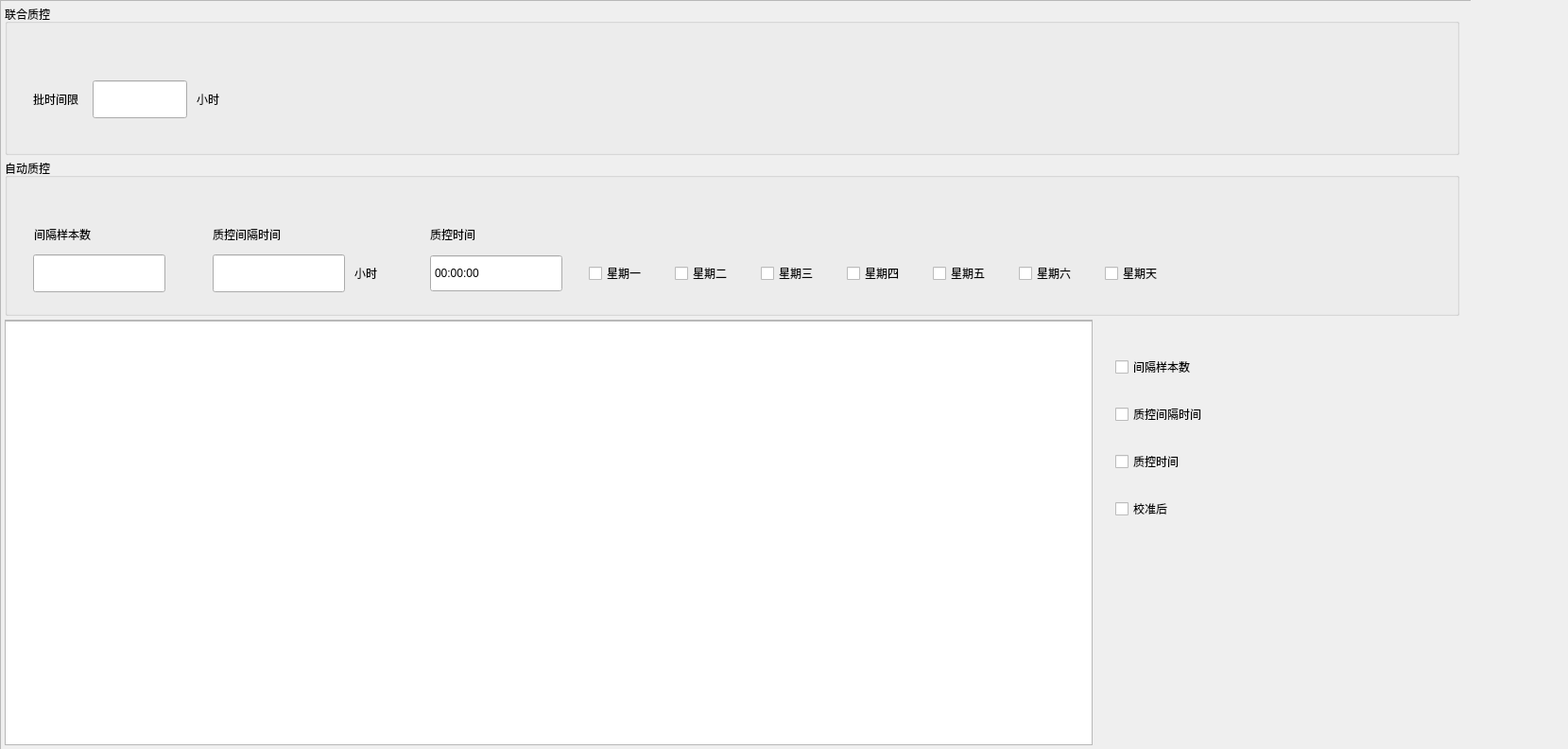
<?xml version="1.0" encoding="UTF-8"?>
<ui version="4.0">
 <class>QcParamSettingsWidget</class>
 <widget class="QWidget" name="QcParamSettingsWidget">
  <property name="geometry">
   <rect>
    <x>0</x>
    <y>0</y>
    <width>1659</width>
    <height>792</height>
   </rect>
  </property>
  <property name="windowTitle">
   <string>QcParamSettingsWidget</string>
  </property>
  <widget class="QFrame" name="line_h_2">
   <property name="geometry">
    <rect>
     <x>5</x>
     <y>338</y>
     <width>1151</width>
     <height>1</height>
    </rect>
   </property>
   <property name="frameShape">
    <enum>QFrame::StyledPanel</enum>
   </property>
   <property name="frameShadow">
    <enum>QFrame::Raised</enum>
   </property>
   <property name="lines" stdset="0">
    <string>solid</string>
   </property>
  </widget>
  <widget class="QFrame" name="line_v">
   <property name="geometry">
    <rect>
     <x>1155</x>
     <y>338</y>
     <width>1</width>
     <height>450</height>
    </rect>
   </property>
   <property name="frameShape">
    <enum>QFrame::StyledPanel</enum>
   </property>
   <property name="frameShadow">
    <enum>QFrame::Raised</enum>
   </property>
   <property name="lines" stdset="0">
    <string>solid</string>
   </property>
  </widget>
  <widget class="QFrame" name="line_h">
   <property name="geometry">
    <rect>
     <x>0</x>
     <y>0</y>
     <width>1556</width>
     <height>1</height>
    </rect>
   </property>
   <property name="frameShape">
    <enum>QFrame::StyledPanel</enum>
   </property>
   <property name="frameShadow">
    <enum>QFrame::Raised</enum>
   </property>
   <property name="lines" stdset="0">
    <string>solid</string>
   </property>
  </widget>
  <widget class="QFrame" name="line_v_3">
   <property name="geometry">
    <rect>
     <x>5</x>
     <y>339</y>
     <width>1</width>
     <height>449</height>
    </rect>
   </property>
   <property name="frameShape">
    <enum>QFrame::StyledPanel</enum>
   </property>
   <property name="frameShadow">
    <enum>QFrame::Raised</enum>
   </property>
   <property name="lines" stdset="0">
    <string>solid</string>
   </property>
  </widget>
  <widget class="QFrame" name="line_h_3">
   <property name="geometry">
    <rect>
     <x>5</x>
     <y>787</y>
     <width>1151</width>
     <height>1</height>
    </rect>
   </property>
   <property name="frameShape">
    <enum>QFrame::StyledPanel</enum>
   </property>
   <property name="frameShadow">
    <enum>QFrame::Raised</enum>
   </property>
   <property name="lines" stdset="0">
    <string>solid</string>
   </property>
  </widget>
  <widget class="QWidget" name="widget_2" native="true">
   <property name="geometry">
    <rect>
     <x>1160</x>
     <y>338</y>
     <width>384</width>
     <height>450</height>
    </rect>
   </property>
   <property name="borders" stdset="0">
    <string>all</string>
   </property>
   <widget class="QCheckBox" name="checkBoxQcTime">
    <property name="geometry">
     <rect>
      <x>20</x>
      <y>130</y>
      <width>350</width>
      <height>40</height>
     </rect>
    </property>
    <property name="text">
     <string>质控时间</string>
    </property>
   </widget>
   <widget class="QCheckBox" name="checkBoxQcIntervSamp">
    <property name="geometry">
     <rect>
      <x>20</x>
      <y>30</y>
      <width>350</width>
      <height>40</height>
     </rect>
    </property>
    <property name="text">
     <string>间隔样本数</string>
    </property>
   </widget>
   <widget class="QCheckBox" name="checkBoxQcIntervHours">
    <property name="geometry">
     <rect>
      <x>20</x>
      <y>80</y>
      <width>350</width>
      <height>40</height>
     </rect>
    </property>
    <property name="text">
     <string>质控间隔时间</string>
    </property>
   </widget>
   <widget class="QCheckBox" name="checkBoxAfterCali">
    <property name="geometry">
     <rect>
      <x>20</x>
      <y>180</y>
      <width>350</width>
      <height>40</height>
     </rect>
    </property>
    <property name="text">
     <string>校准后</string>
    </property>
   </widget>
  </widget>
  <widget class="QTableView" name="tableView">
   <property name="geometry">
    <rect>
     <x>5</x>
     <y>339</y>
     <width>1151</width>
     <height>449</height>
    </rect>
   </property>
   <property name="horizontalScrollBarPolicy">
    <enum>Qt::ScrollBarAsNeeded</enum>
   </property>
   <property name="editTriggers">
    <set>QAbstractItemView::NoEditTriggers</set>
   </property>
   <property name="selectionBehavior">
    <enum>QAbstractItemView::SelectRows</enum>
   </property>
   <property name="verticalScrollMode">
    <enum>QAbstractItemView::ScrollPerPixel</enum>
   </property>
   <property name="horizontalScrollMode">
    <enum>QAbstractItemView::ScrollPerPixel</enum>
   </property>
   <property name="showGrid">
    <bool>false</bool>
   </property>
   <attribute name="horizontalHeaderDefaultSectionSize">
    <number>284</number>
   </attribute>
   <attribute name="horizontalHeaderHighlightSections">
    <bool>false</bool>
   </attribute>
   <attribute name="horizontalHeaderStretchLastSection">
    <bool>true</bool>
   </attribute>
   <attribute name="verticalHeaderDefaultSectionSize">
    <number>45</number>
   </attribute>
  </widget>
  <widget class="QGroupBox" name="groupBox_2">
   <property name="geometry">
    <rect>
     <x>5</x>
     <y>5</y>
     <width>1539</width>
     <height>159</height>
    </rect>
   </property>
   <property name="title">
    <string>联合质控</string>
   </property>
   <property name="borders" stdset="0">
    <string>group_tit</string>
   </property>
   <widget class="QWidget" name="widget10" native="true">
    <property name="geometry">
     <rect>
      <x>30</x>
      <y>78</y>
      <width>771</width>
      <height>44</height>
     </rect>
    </property>
    <layout class="QHBoxLayout" name="horizontalLayout_2">
     <property name="spacing">
      <number>15</number>
     </property>
     <property name="leftMargin">
      <number>0</number>
     </property>
     <property name="topMargin">
      <number>0</number>
     </property>
     <property name="rightMargin">
      <number>0</number>
     </property>
     <property name="bottomMargin">
      <number>0</number>
     </property>
     <item>
      <widget class="QLabel" name="label_5">
       <property name="text">
        <string>批时间限</string>
       </property>
      </widget>
     </item>
     <item>
      <layout class="QHBoxLayout" name="horizontalLayout">
       <property name="spacing">
        <number>10</number>
       </property>
       <item>
        <widget class="QLineEdit" name="lineEditQcbatchLimit">
         <property name="minimumSize">
          <size>
           <width>100</width>
           <height>40</height>
          </size>
         </property>
         <property name="maximumSize">
          <size>
           <width>100</width>
           <height>40</height>
          </size>
         </property>
         <property name="maxLength">
          <number>8</number>
         </property>
        </widget>
       </item>
       <item>
        <widget class="QLabel" name="label_6">
         <property name="text">
          <string>小时</string>
         </property>
        </widget>
       </item>
       <item>
        <spacer name="horizontalSpacer">
         <property name="orientation">
          <enum>Qt::Horizontal</enum>
         </property>
         <property name="sizeHint" stdset="0">
          <size>
           <width>40</width>
           <height>20</height>
          </size>
         </property>
        </spacer>
       </item>
      </layout>
     </item>
    </layout>
   </widget>
  </widget>
  <widget class="QFrame" name="line_h_4">
   <property name="geometry">
    <rect>
     <x>0</x>
     <y>792</y>
     <width>1556</width>
     <height>1</height>
    </rect>
   </property>
   <property name="frameShape">
    <enum>QFrame::StyledPanel</enum>
   </property>
   <property name="frameShadow">
    <enum>QFrame::Raised</enum>
   </property>
   <property name="lines" stdset="0">
    <string>solid</string>
   </property>
  </widget>
  <widget class="QFrame" name="line_v_4">
   <property name="geometry">
    <rect>
     <x>0</x>
     <y>0</y>
     <width>1</width>
     <height>793</height>
    </rect>
   </property>
   <property name="frameShape">
    <enum>QFrame::StyledPanel</enum>
   </property>
   <property name="frameShadow">
    <enum>QFrame::Raised</enum>
   </property>
   <property name="lines" stdset="0">
    <string>solid</string>
   </property>
  </widget>
  <widget class="QGroupBox" name="groupBox">
   <property name="geometry">
    <rect>
     <x>5</x>
     <y>168</y>
     <width>1539</width>
     <height>166</height>
    </rect>
   </property>
   <property name="title">
    <string>自动质控</string>
   </property>
   <property name="borders" stdset="0">
    <string notr="true">group_tit</string>
   </property>
   <widget class="QWidget" name="widget1" native="true">
    <property name="geometry">
     <rect>
      <x>30</x>
      <y>29</y>
      <width>1491</width>
      <height>135</height>
     </rect>
    </property>
    <widget class="QLabel" name="labelQcTime">
     <property name="geometry">
      <rect>
       <x>420</x>
       <y>40</y>
       <width>161</width>
       <height>21</height>
      </rect>
     </property>
     <property name="text">
      <string>质控时间</string>
     </property>
    </widget>
    <widget class="QTimeEdit" name="timeEditQcTime">
     <property name="geometry">
      <rect>
       <x>420</x>
       <y>72</y>
       <width>140</width>
       <height>40</height>
      </rect>
     </property>
     <property name="buttonSymbols">
      <enum>QAbstractSpinBox::NoButtons</enum>
     </property>
     <property name="displayFormat">
      <string>HH:mm:ss</string>
     </property>
     <property name="calendarPopup">
      <bool>true</bool>
     </property>
    </widget>
    <widget class="QLabel" name="label_2">
     <property name="geometry">
      <rect>
       <x>1</x>
       <y>40</y>
       <width>190</width>
       <height>21</height>
      </rect>
     </property>
     <property name="text">
      <string>间隔样本数</string>
     </property>
    </widget>
    <widget class="QLineEdit" name="lineEditQcIntervSamp">
     <property name="geometry">
      <rect>
       <x>0</x>
       <y>72</y>
       <width>140</width>
       <height>40</height>
      </rect>
     </property>
     <property name="minimumSize">
      <size>
       <width>140</width>
       <height>40</height>
      </size>
     </property>
     <property name="maximumSize">
      <size>
       <width>140</width>
       <height>40</height>
      </size>
     </property>
     <property name="maxLength">
      <number>8</number>
     </property>
    </widget>
    <widget class="QLabel" name="label_3">
     <property name="geometry">
      <rect>
       <x>190</x>
       <y>40</y>
       <width>201</width>
       <height>21</height>
      </rect>
     </property>
     <property name="text">
      <string>质控间隔时间</string>
     </property>
    </widget>
    <widget class="QLineEdit" name="lineEditQcIntervHours">
     <property name="geometry">
      <rect>
       <x>190</x>
       <y>72</y>
       <width>140</width>
       <height>40</height>
      </rect>
     </property>
     <property name="minimumSize">
      <size>
       <width>140</width>
       <height>40</height>
      </size>
     </property>
     <property name="maximumSize">
      <size>
       <width>140</width>
       <height>40</height>
      </size>
     </property>
     <property name="maxLength">
      <number>8</number>
     </property>
    </widget>
    <widget class="QLabel" name="label">
     <property name="geometry">
      <rect>
       <x>340</x>
       <y>72</y>
       <width>80</width>
       <height>40</height>
      </rect>
     </property>
     <property name="text">
      <string>小时</string>
     </property>
    </widget>
    <widget class="QWidget" name="widget" native="true">
     <property name="geometry">
      <rect>
       <x>578</x>
       <y>72</y>
       <width>911</width>
       <height>40</height>
      </rect>
     </property>
     <layout class="QHBoxLayout" name="horizontalLayout_3">
      <property name="spacing">
       <number>30</number>
      </property>
      <property name="leftMargin">
       <number>10</number>
      </property>
      <property name="topMargin">
       <number>0</number>
      </property>
      <property name="rightMargin">
       <number>0</number>
      </property>
      <property name="bottomMargin">
       <number>0</number>
      </property>
      <item>
       <widget class="QCheckBox" name="checkBox_week1">
        <property name="text">
         <string>星期一</string>
        </property>
       </widget>
      </item>
      <item>
       <widget class="QCheckBox" name="checkBox_week2">
        <property name="text">
         <string>星期二</string>
        </property>
       </widget>
      </item>
      <item>
       <widget class="QCheckBox" name="checkBox_week3">
        <property name="text">
         <string>星期三</string>
        </property>
       </widget>
      </item>
      <item>
       <widget class="QCheckBox" name="checkBox_week4">
        <property name="text">
         <string>星期四</string>
        </property>
       </widget>
      </item>
      <item>
       <widget class="QCheckBox" name="checkBox_week5">
        <property name="text">
         <string>星期五</string>
        </property>
       </widget>
      </item>
      <item>
       <widget class="QCheckBox" name="checkBox_week6">
        <property name="text">
         <string>星期六</string>
        </property>
       </widget>
      </item>
      <item>
       <widget class="QCheckBox" name="checkBox_week0">
        <property name="text">
         <string>星期天</string>
        </property>
       </widget>
      </item>
      <item>
       <spacer name="horizontalSpacer_2">
        <property name="orientation">
         <enum>Qt::Horizontal</enum>
        </property>
        <property name="sizeHint" stdset="0">
         <size>
          <width>40</width>
          <height>20</height>
         </size>
        </property>
       </spacer>
      </item>
     </layout>
    </widget>
   </widget>
  </widget>
  <zorder>widget_2</zorder>
  <zorder>tableView</zorder>
  <zorder>groupBox_2</zorder>
  <zorder>line_h_2</zorder>
  <zorder>line_h</zorder>
  <zorder>line_v</zorder>
  <zorder>line_v_3</zorder>
  <zorder>line_h_3</zorder>
  <zorder>line_h_4</zorder>
  <zorder>line_v_4</zorder>
  <zorder>groupBox</zorder>
 </widget>
 <layoutdefault spacing="6" margin="11"/>
 <tabstops>
  <tabstop>lineEditQcbatchLimit</tabstop>
  <tabstop>lineEditQcIntervSamp</tabstop>
  <tabstop>lineEditQcIntervHours</tabstop>
  <tabstop>timeEditQcTime</tabstop>
  <tabstop>checkBox_week1</tabstop>
  <tabstop>checkBox_week2</tabstop>
  <tabstop>checkBox_week3</tabstop>
  <tabstop>checkBox_week4</tabstop>
  <tabstop>checkBox_week5</tabstop>
  <tabstop>checkBox_week6</tabstop>
  <tabstop>checkBox_week0</tabstop>
  <tabstop>checkBoxQcTime</tabstop>
  <tabstop>checkBoxQcIntervSamp</tabstop>
  <tabstop>checkBoxQcIntervHours</tabstop>
  <tabstop>checkBoxAfterCali</tabstop>
  <tabstop>tableView</tabstop>
 </tabstops>
 <resources/>
 <connections/>
</ui>
